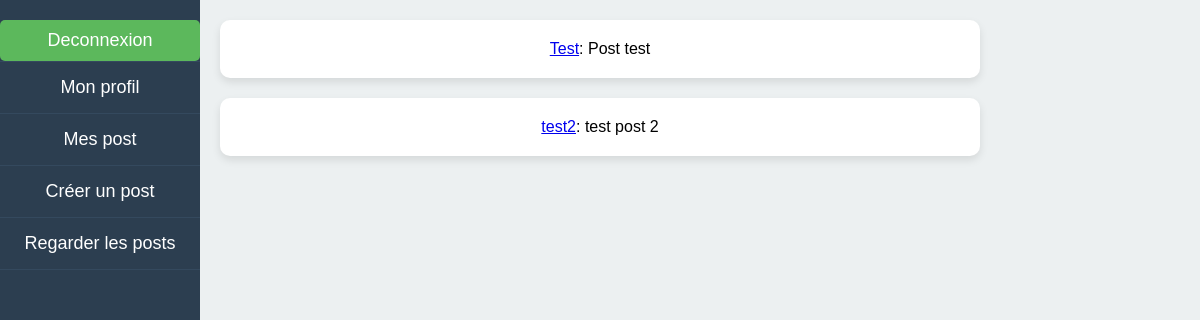
Page /posts/all_posts (signed in) on the committed database.
### post/models.py (models this page shows)
class Post(models.Model):
    post_id = models.AutoField(primary_key=True)
    content = models.TextField(max_length=300)
    author = models.ForeignKey(CustomUser, on_delete=models.CASCADE,related_name='posts')

### user_registration/models.py (models this page shows, shortened)
class CustomUser(AbstractUser):
    email = models.EmailField(unique=True)  # Champ email unique pour chaque utilisateur
    bio = models.TextField(blank=True, null=True)  # Biographie optionnelle
    follows = models.ManyToManyField("self", related_name="Followed_by", symmetrical=False, blank=True)
    def __str__(self):
        return self.username  # Retourne le nom d'utilisateur lors de l'affichage d'un objet CustomUser

### post/views.py (the view)
# urls.py: path('all_posts', views.see_all_post, name='all_posts'),
def see_all_post(request):
    posts = Post.objects.all()  # Récupère tous les posts
    return render(request, 'post/all_posts.html', {'posts': posts})  # Envoie les posts au template

### post/templates/post/all_posts.html (shortened to what this page needs)
{% extends "layout.html" %}
{% block content %}
<div class='posts-container'>
    {% for post in posts  %}
    <p class='post'><a href="{% url "user_r:profil" post.author %}">{{post.author}}</a>: {{post.content}}</p>
    {% endfor %}
    </div>
{% endblock content %}

### static/css/style.css (style rules this page uses)
* { margin: 0; padding: 0; box-sizing: border-box; font-family: Arial, sans-serif; }
body { display: flex; height: 100vh; background-color: #ecf0f1; }
.posts-container { display: flex; flex-direction: column; width: 100%; max-width: 800px; gap: 20px; margin: 0 auto; padding: 20px; }
.post { width: 100%; background-color: white; padding: 20px; border-radius: 10px; box-shadow: 0 4px 8px rgba(0, 0, 0, 0.1); text-align: center; }

### rows in the picture
Post: author "Test", content "Post test"
Post: author "test2", content "test post 2"
